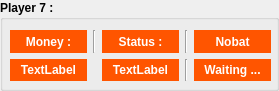
   <widget class="QGroupBox" name="groupBox_player7">
    <property name="geometry">
     <rect>
      <x>1500</x>
      <y>700</y>
      <width>279</width>
      <height>91</height>
     </rect>
    </property>
    <property name="font">
     <font>
      <pointsize>9</pointsize>
      <weight>75</weight>
      <bold>true</bold>
     </font>
    </property>
    <property name="title">
     <string>Player 7 :</string>
    </property>
    <widget class="QWidget" name="gridLayoutWidget_7">
     <property name="geometry">
      <rect>
       <x>10</x>
       <y>30</y>
       <width>261</width>
       <height>51</height>
      </rect>
     </property>
     <layout class="QGridLayout" name="gridLayout_7">
      <item row="0" column="3">
       <widget class="Line" name="line_39">
        <property name="orientation">
         <enum>Qt::Vertical</enum>
        </property>
       </widget>
      </item>
      <item row="0" column="2">
       <widget class="QLabel" name="label_63">
        <property name="font">
         <font>
          <pointsize>9</pointsize>
         </font>
        </property>
        <property name="styleSheet">
         <string notr="true">background-color:rgb(255, 85, 0);
color:rgb(255, 255, 255)
</string>
        </property>
        <property name="text">
         <string>Status :</string>
        </property>
        <property name="alignment">
         <set>Qt::AlignCenter</set>
        </property>
       </widget>
      </item>
      <item row="0" column="1">
       <widget class="Line" name="line_24">
        <property name="orientation">
         <enum>Qt::Vertical</enum>
        </property>
       </widget>
      </item>
      <item row="1" column="2">
       <widget class="QLabel" name="label_status_player7">
        <property name="styleSheet">
         <string notr="true">background-color:rgb(255, 85, 0);
color:rgb(255, 255, 255)
</string>
        </property>
        <property name="text">
         <string>TextLabel</string>
        </property>
        <property name="alignment">
         <set>Qt::AlignCenter</set>
        </property>
       </widget>
      </item>
      <item row="1" column="3">
       <widget class="Line" name="line_40">
        <property name="orientation">
         <enum>Qt::Vertical</enum>
        </property>
       </widget>
      </item>
      <item row="0" column="0">
       <widget class="QLabel" name="label_65">
        <property name="font">
         <font>
          <pointsize>9</pointsize>
         </font>
        </property>
        <property name="styleSheet">
         <string notr="true">background-color:rgb(255, 85, 0);
color:rgb(255, 255, 255)
</string>
        </property>
        <property name="text">
         <string>Money :</string>
        </property>
        <property name="alignment">
         <set>Qt::AlignCenter</set>
        </property>
       </widget>
      </item>
      <item row="1" column="0">
       <widget class="QLabel" name="label_money_player7">
        <property name="styleSheet">
         <string notr="true">background-color:rgb(255, 85, 0);
color:rgb(255, 255, 255)
</string>
        </property>
        <property name="text">
         <string>TextLabel</string>
        </property>
        <property name="alignment">
         <set>Qt::AlignCenter</set>
        </property>
       </widget>
      </item>
      <item row="0" column="4">
       <widget class="QLabel" name="label_66">
        <property name="font">
         <font>
          <pointsize>9</pointsize>
         </font>
        </property>
        <property name="styleSheet">
         <string notr="true">background-color:rgb(255, 85, 0);
color:rgb(255, 255, 255)
</string>
        </property>
        <property name="text">
         <string>Nobat</string>
        </property>
        <property name="alignment">
         <set>Qt::AlignCenter</set>
        </property>
       </widget>
      </item>
      <item row="1" column="4">
       <widget class="QLabel" name="label_nobat7">
        <property name="styleSheet">
         <string notr="true">background-color:rgb(255, 85, 0);
color:rgb(255, 255, 255)
</string>
        </property>
        <property name="text">
         <string>Waiting ...</string>
        </property>
        <property name="alignment">
         <set>Qt::AlignCenter</set>
        </property>
       </widget>
      </item>
     </layout>
    </widget>
   </widget>
